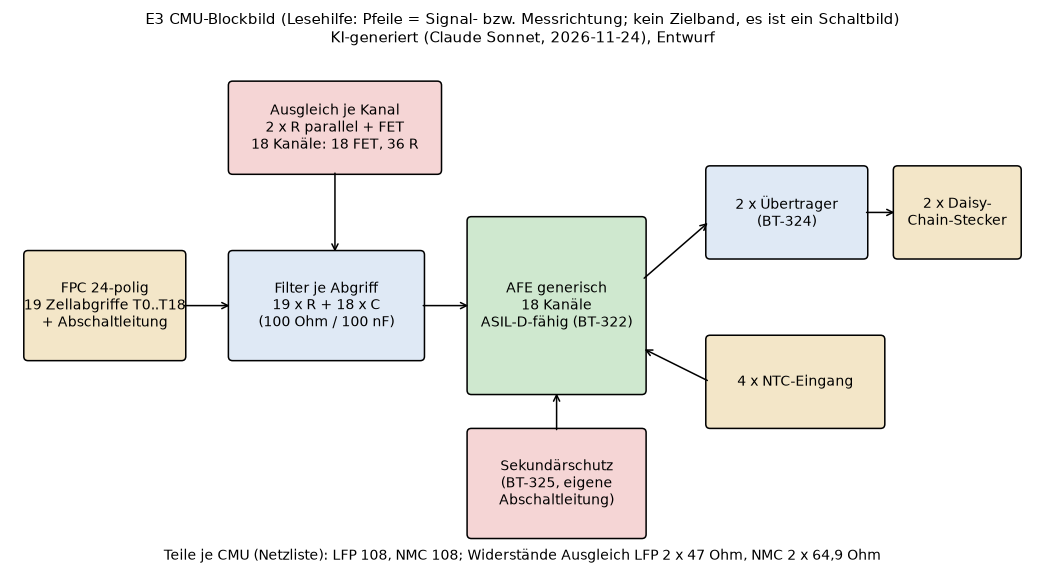

Write Python code to recreate this figure.
#!/usr/bin/env python3
"""Blockbild der CMU aus cmu_<V>_teile.json (Zahlen von dort). KI-generiert (Claude Sonnet, 2026-11-24), Entwurf."""
import json, matplotlib; matplotlib.use("Agg"); import matplotlib.pyplot as plt
from matplotlib.patches import FancyBboxPatch
H = "/home/cae/hermes/batterie/sim/elektrik/e3_platine"; d = json.load(open(f"{H}/cmu_LFP_teile.json")); n = json.load(open(f"{H}/cmu_NMC_teile.json"))
cnt = lambda t, k: sum(1 for x in t["teile"] if x["name"] == k)
fig, ax = plt.subplots(figsize=(12, 6)); ax.set_xlim(0, 12); ax.set_ylim(0, 6); ax.axis("off")
def box(x, y, w, h, txt, c="#dfe9f5"):
    ax.add_patch(FancyBboxPatch((x, y), w, h, boxstyle="round,pad=0.05", fc=c, ec="k")); ax.text(x + w / 2, y + h / 2, txt, ha="center", va="center", fontsize=9)
def pf(x1, y1, x2, y2): ax.annotate("", (x2, y2), (x1, y1), arrowprops=dict(arrowstyle="->"))
box(0.2, 2.4, 1.8, 1.2, f"FPC 24-polig\n19 Zellabgriffe T0..T18\n+ Abschaltleitung", "#f3e6c8")
box(2.6, 2.4, 2.2, 1.2, f"Filter je Abgriff\n19 x R + 18 x C\n(100 Ohm / 100 nF)")
box(5.4, 2.0, 2.0, 2.0, "AFE generisch\n18 Kanäle\nASIL-D-fähig (BT-322)", "#cfe8cf")
box(2.6, 4.6, 2.4, 1.0, f"Ausgleich je Kanal\n2 x R parallel + FET\n18 Kanäle: {cnt(d,'NMOS_generisch')} FET, 36 R", "#f5d5d5")
box(5.4, 0.3, 2.0, 1.2, "Sekundärschutz\n(BT-325, eigene\nAbschaltleitung)", "#f5d5d5")
box(8.2, 3.6, 1.8, 1.0, f"{cnt(d,'Uebertrager_generisch')} x Übertrager\n(BT-324)")
box(10.4, 3.6, 1.4, 1.0, f"{cnt(d,'Daisy_Stecker')} x Daisy-\nChain-Stecker", "#f3e6c8")
box(8.2, 1.6, 2.0, 1.0, f"{cnt(d,'NTC_Eingang')} x NTC-Eingang", "#f3e6c8")
for a in [(2.0, 3.0, 2.6, 3.0), (4.8, 3.0, 5.4, 3.0), (3.8, 4.6, 3.8, 3.6), (6.4, 1.5, 6.4, 2.0), (7.4, 3.3, 8.2, 4.0), (10.0, 4.1, 10.4, 4.1), (8.2, 2.1, 7.4, 2.5)]: pf(*a)
ax.text(6, 0.0, f"Teile je CMU (Netzliste): LFP {len(d['teile'])}, NMC {len(n['teile'])}; Widerstände Ausgleich LFP 2 x 47 Ohm, NMC 2 x 64,9 Ohm", ha="center", fontsize=9)
ax.set_title("E3 CMU-Blockbild (Lesehilfe: Pfeile = Signal- bzw. Messrichtung; kein Zielband, es ist ein Schaltbild)\nKI-generiert (Claude Sonnet, 2026-11-24), Entwurf", fontsize=10)
fig.savefig(f"{H}/schaltbild_cmu.png", dpi=110, bbox_inches="tight")
